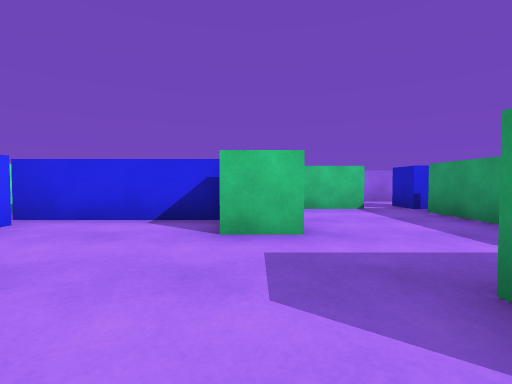
view 1 (above)

13 first-person views from a walk through a 3-D level made in the Unity game engine. The camera is 0.62 m above the floor, tilts 2° down and sees 85° across. The floor is counted in squares, 1 m on a side. Each view is taken from the middle of a square. On the plan, view 1 faces up. The plan holds only what a view shows up to about 9 squares ahead; the rest is blank. The player character is not drawn.

view 2
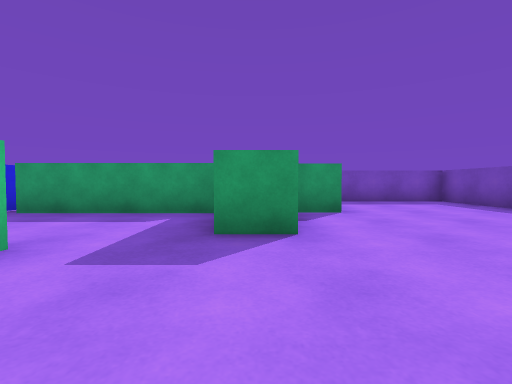

view 3
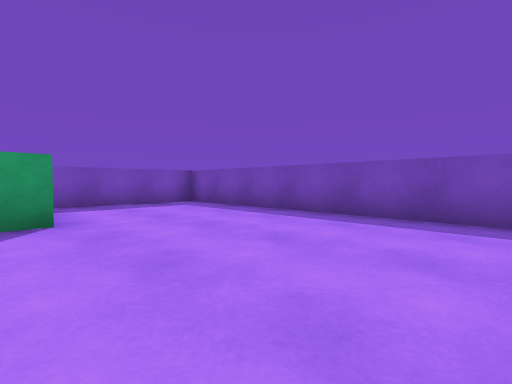

view 4
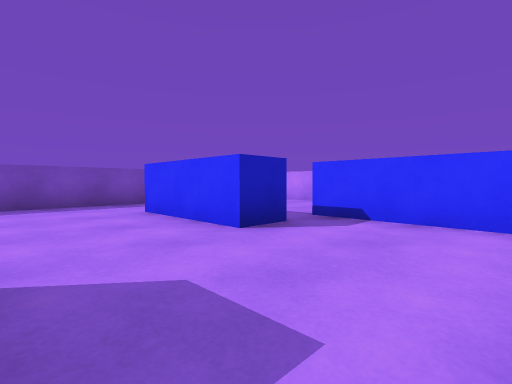

view 5
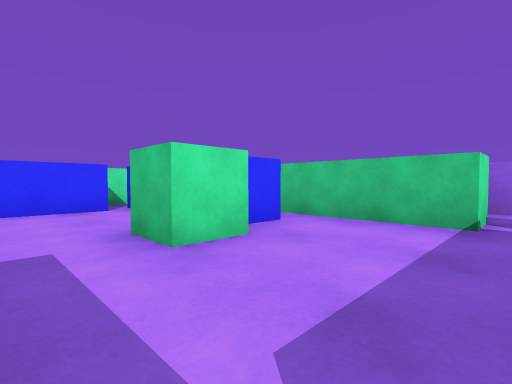

view 6
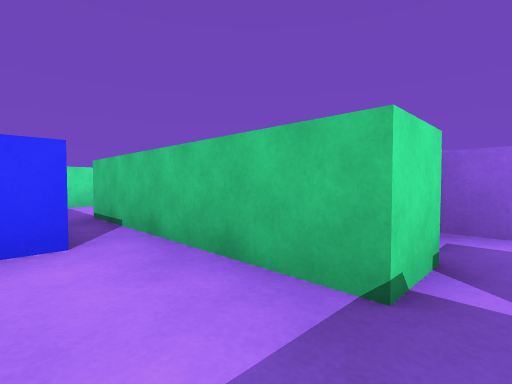

view 7
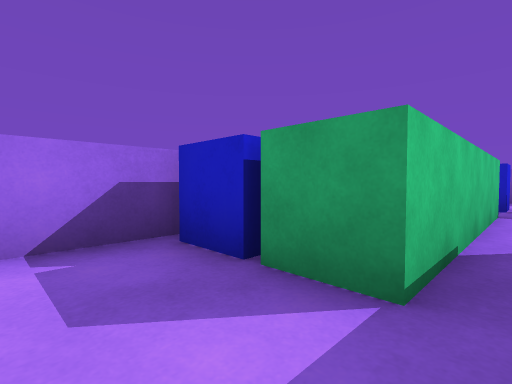

view 8
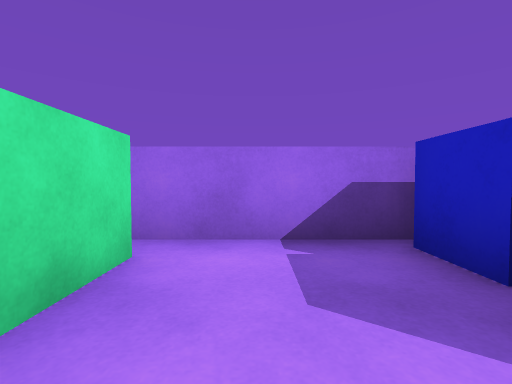

view 9
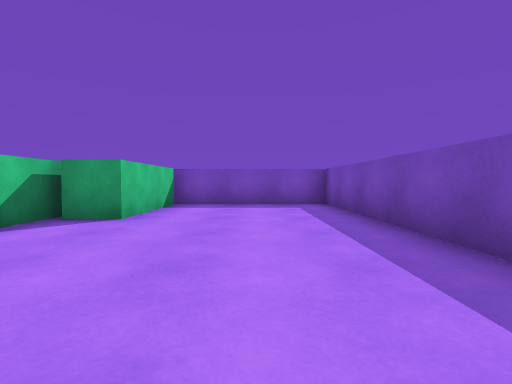

view 10
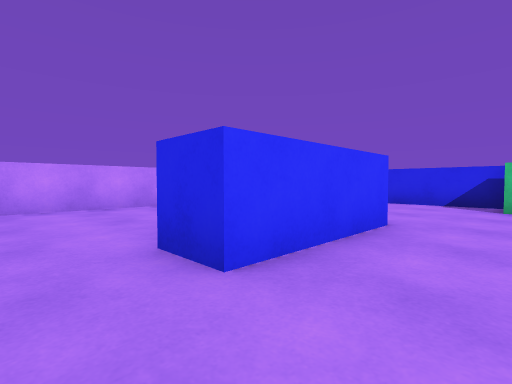

view 11
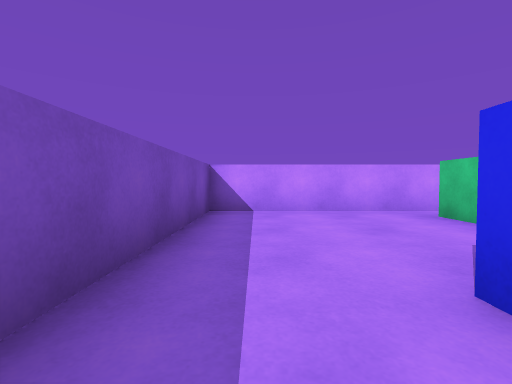

view 12
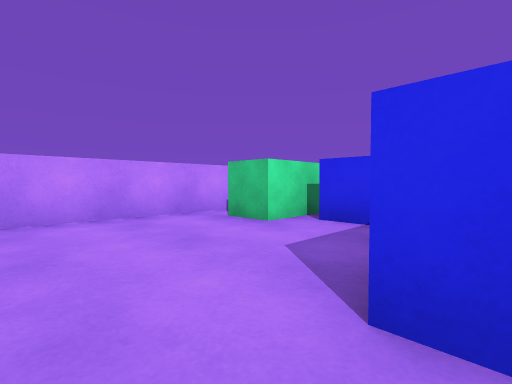

view 13
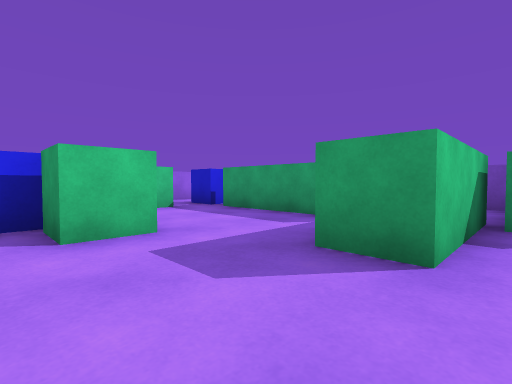

### Floor plan
Points are (right, up) in squares from view 1. A wall is a line through its corners. A room is listed if a view was taken in it or the views show most of it. See-through windows are left out.
Room 1 (views 1, 2, 3, 4, 5, 6, 9, 10, 11, 13)
walls: (3.6, 1.8) (3.6, 5.9); (4.4, 0.5) (1.3, 0.5) (1.3, 1.5); (-2.5, 0.2) (-1.5, 0.2) (-1.5, -2.8); (-0.4, 4.6) (-4, 4.6); (0, 5.6) (0, 4.8); (-3.5, 4) (-3.5, 0); (6.8, -0.7) (3.6, -0.7) (3.6, 0.4); (-1.5, -5) (7, -5) (7, 0.8); (2.5, 7.5) (2.5, 6.5) (0.5, 6.5); (4.5, 9) (3.5, 9)
ways out: opening at (0, 6) to room 2; opening at (-3, 0) to room 3; opening at (-2, -3.5) to room 3; opening at (3, 8); opening at (4, 7.5); gap at (4, 6)
objects: cube (0, 4); blue cube (4, 7)
Room 2 (views 7, 8)
walls: (-2.2, 9) (-5.4, 9); (-5, 8.4) (-5, 4.4); (0.5, 6.5) (-2.5, 6.5) (-2.5, 7.5)
ways out: opening at (0, 6) to room 1
objects: blue cube (-2, 8)
Room 3 (view 12)
walls: (-3.5, 0) (-4.6, 0); (-1.5, -2.8) (-2.5, -2.8); (-5, 0.9) (-5, -0.7) (-6.1, -0.7); (-7, 0.1) (-7, -5) (-1.5, -5)
ways out: opening at (-3, 0) to room 1; opening at (-2, -3.5) to room 1

Positions as (right, up) in squares from view 1, and headings:
1: (0, 0), facing up
2: (-2, 1), facing right
3: (-1, 0), facing down-right
4: (1, 3), facing down-left
5: (3, 2), facing up-left
6: (3, 5), facing up-left
7: (-4, 6), facing up-right
8: (-4, 6), facing up
9: (-1, -3), facing right
10: (0, -4), facing up-left
11: (-1, -4), facing left
12: (-2, -4), facing up-left
13: (-1, 0), facing up-right
